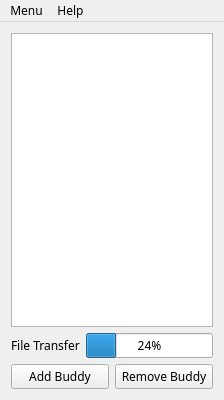
<?xml version="1.0" encoding="UTF-8"?>
<ui version="4.0">
 <class>slm_machineClass</class>
 <widget class="QMainWindow" name="slm_machineClass">
  <property name="geometry">
   <rect>
    <x>0</x>
    <y>0</y>
    <width>224</width>
    <height>400</height>
   </rect>
  </property>
  <property name="font">
   <font>
    <family>Sans Serif</family>
    <pointsize>9</pointsize>
   </font>
  </property>
  <property name="windowTitle">
   <string>slm_machine</string>
  </property>
  <property name="windowIcon">
   <iconset>
    <normaloff>:/icons/SLM_Logo</normaloff>:/icons/SLM_Logo</iconset>
  </property>
  <property name="locale">
   <locale language="Turkish" country="Turkey"/>
  </property>
  <widget class="QWidget" name="centralWidget">
   <layout class="QVBoxLayout" name="verticalLayout">
    <item>
     <widget class="QListView" name="buddyList"/>
    </item>
    <item>
     <layout class="QHBoxLayout" name="horizontalLayout_2">
      <item>
       <widget class="QLabel" name="fileTransferLabel">
        <property name="text">
         <string>File Transfer</string>
        </property>
       </widget>
      </item>
      <item>
       <widget class="QProgressBar" name="fileTransferProgressBar">
        <property name="value">
         <number>24</number>
        </property>
       </widget>
      </item>
     </layout>
    </item>
    <item>
     <layout class="QHBoxLayout" name="horizontalLayout">
      <item>
       <widget class="QPushButton" name="addBuddyButton">
        <property name="text">
         <string>Add Buddy</string>
        </property>
       </widget>
      </item>
      <item>
       <widget class="QPushButton" name="removeBuddyButton">
        <property name="text">
         <string>Remove Buddy</string>
        </property>
       </widget>
      </item>
     </layout>
    </item>
   </layout>
  </widget>
  <widget class="QMenuBar" name="menuBar">
   <property name="geometry">
    <rect>
     <x>0</x>
     <y>0</y>
     <width>224</width>
     <height>19</height>
    </rect>
   </property>
   <widget class="QMenu" name="menuMenu">
    <property name="title">
     <string>Menu</string>
    </property>
    <addaction name="actionEncryption_Key"/>
    <addaction name="separator"/>
    <addaction name="actionExit"/>
   </widget>
   <widget class="QMenu" name="menuAbout">
    <property name="title">
     <string>Help</string>
    </property>
    <addaction name="actionAbout_Qt"/>
    <addaction name="actionAbout_SLM"/>
   </widget>
   <addaction name="menuMenu"/>
   <addaction name="menuAbout"/>
  </widget>
  <action name="actionExit">
   <property name="enabled">
    <bool>true</bool>
   </property>
   <property name="icon">
    <iconset>
     <normaloff>:/icons/exit</normaloff>:/icons/exit</iconset>
   </property>
   <property name="text">
    <string>Exit</string>
   </property>
  </action>
  <action name="actionAbout_Qt">
   <property name="icon">
    <iconset>
     <normaloff>:/icons/qtLogo</normaloff>:/icons/qtLogo</iconset>
   </property>
   <property name="text">
    <string>About Qt</string>
   </property>
  </action>
  <action name="actionAbout_SLM">
   <property name="icon">
    <iconset>
     <normaloff>:/icons/SLM_Alt_Logo</normaloff>:/icons/SLM_Alt_Logo</iconset>
   </property>
   <property name="text">
    <string>About SLM</string>
   </property>
  </action>
  <action name="actionEncryption_Key">
   <property name="icon">
    <iconset>
     <normaloff>:/icons/encryption</normaloff>:/icons/encryption</iconset>
   </property>
   <property name="text">
    <string>Encryption Key</string>
   </property>
  </action>
 </widget>
 <layoutdefault spacing="6" margin="11"/>
 <resources/>
 <connections/>
</ui>
